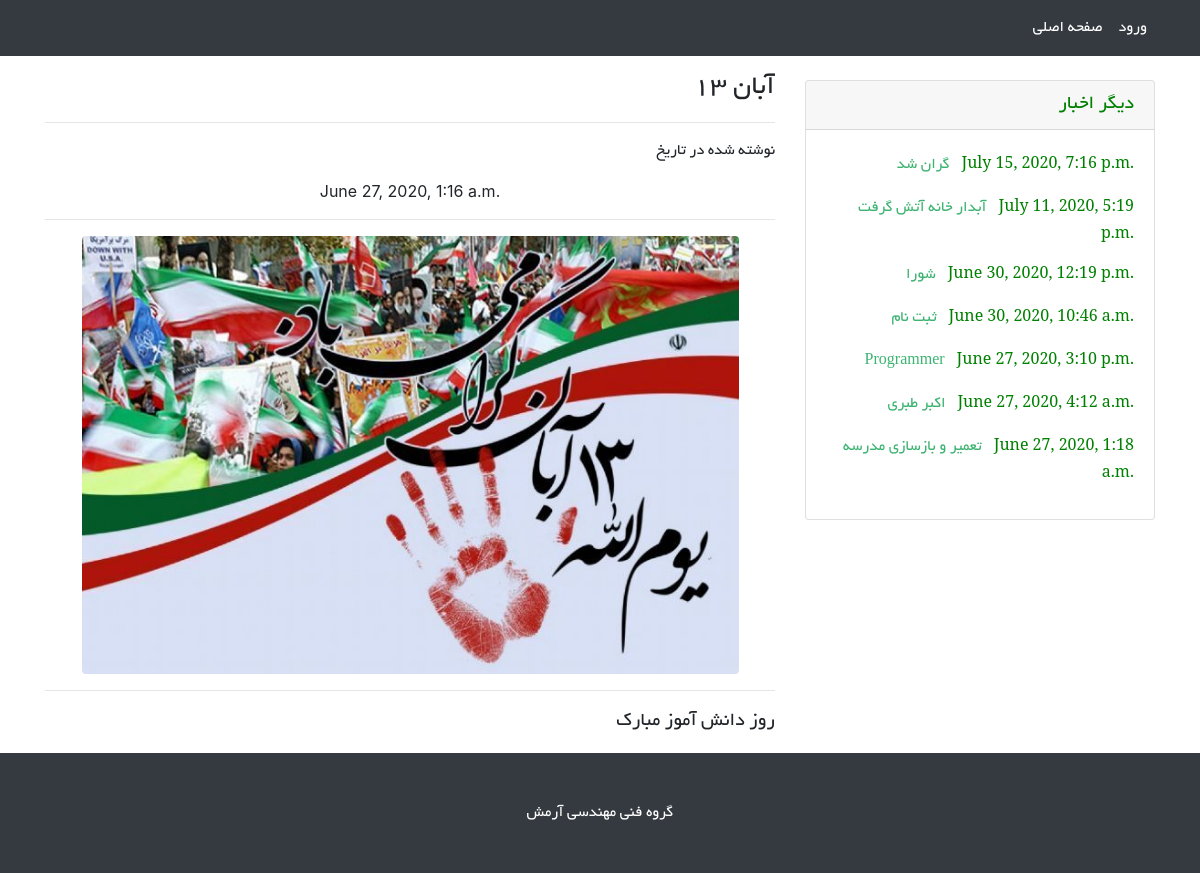
Page /news/1 on the earlier database version.
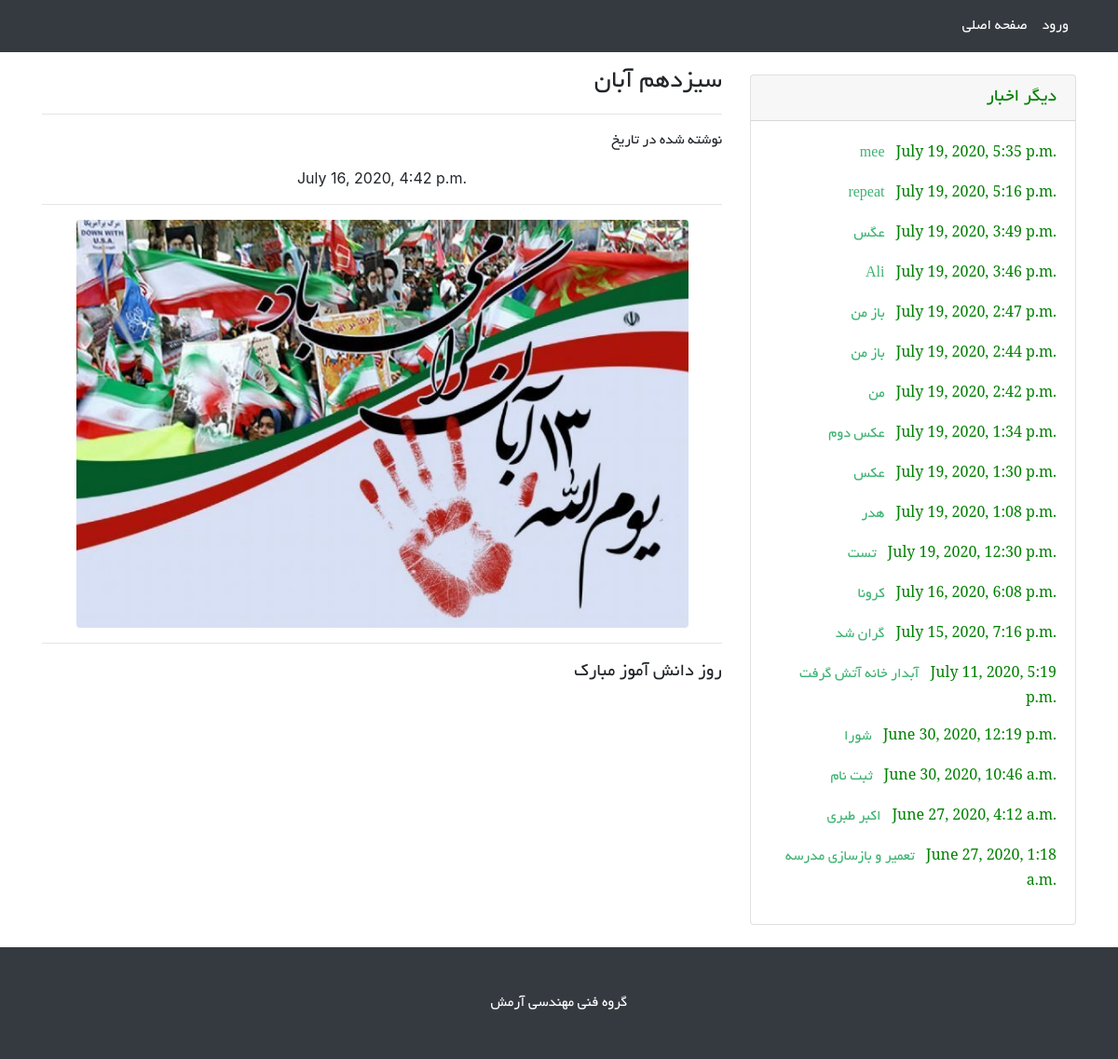
Same page on the later database version.
### news/models.py (models this page shows, shortened)
class News(models.Model):
    title = models.CharField(max_length = 300)
    explanation = models.TextField()
    time = models.DateTimeField(auto_now=True)
    image = models.ImageField(upload_to='news'  , validators=[news_image_size])
    class Meta:
        ordering = ('-time',)
        verbose_name_plural = "اخبار مدرسه"

### news/views.py (the view)
# urls.py: path('<int:pk>' , views.this_new , name='this_new')
def this_new(request  , pk = None , template_name = 'news/this_new.html'):
    new = News.objects.get(id = pk)
    data_to_send = {}
    data_to_send['new'] = new
    news = News.objects.exclude(id = new.id)[:20]
    data_to_send['news'] = news
    return render(request , template_name , data_to_send )

### news/templates/news/this_new.html (shortened to what this page needs)
{% load static %}
<!DOCTYPE html>
<html lang="en">
{% load jalali_tags%}
<link rel="stylesheet" type="text/css" href=" {% static "pfont.css"  %}">
<head>
  <link rel="stylesheet" type="text/css" href=" {% static "pfont.css"  %}">
  <link href="{% static 'news/vendor/bootstrap/css/bootstrap.min.css' %}" rel="stylesheet">
  <link href="{% static 'news/css/blog-post.css' %}" rel="stylesheet">
</head>
<body>
  <nav class="navbar navbar-expand-lg navbar-dark bg-dark fixed-top" >
    <div class="container">
      <div class="collapse navbar-collapse" id="navbarResponsive" >
        <ul class="navbar-nav ml-auto" style="text-align: center;">
          <li class="nav-item active">
            <a class="nav-link" href="/../../" style='font-family: "byekan" ;'>صفحه اصلی
            </a>
          </li>
          <li class="nav-item active">
            <a class="nav-link" href="/login"  style='font-family: "byekan"'>ورود</a>
          </li>
        </ul>
      </div>
    </div>
  </nav>
  <div class="container" style="align-content: right; text-align: right;">
    <div class="row">
      <div class="col-lg-8" >
        <h3 class="mt-3" style="font-family: 'byekan'">{{new.title}}</h1>
        <hr>
         <p style="font-family: 'byekan'"> نوشته شده در تاریخ</p> <p style="text-align: center;"> {{ new.time|to_jalali:' %y/%m/%d %H:%M' }}</p>
        <hr>
        <div class="text-center">
          <img src={{new.image.url}} class="rounded" alt="..."  width='90%' height='60%'>
        </div>
        <hr>
         <blockquote class="blockquote">
          <p class="mb-0" style="font-family: 'byekan'">{{new.explanation}}</p>
        </blockquote>
      </div>
      <div class="col-md-4">
        <div class="card my-4">
          <h5 class="card-header" style='font-family:"byekan" ; color:green'>دیگر اخبار</h5>
          <div class="card-body">
            {% for new in news %}
            <p style='font-family:"serif" ;color:green; font-szie:15 '>
            <a href='./{{new.id}}' style='font-family:"byekan" ; color:MediumSeaGreen ;  '>
            {{new.title}}  </a> &nbsp; {{new.time|to_jalali:' %y/%m' }} </p>
            {% endfor %}
          </div>
        </div>
      </div>
    </div>
  </div>
  <footer class="py-5 bg-dark">
    <div class="container">
      <p class="m-0 text-center text-white" style="font-family: 'byekan';">گروه فنی مهندسی آرمش</p>
    </div>
  </footer>
</body>
</html>

Differences in the rows shown:
removed News: title "Programmer", time|to_jalali "June 27, 2020, 3:10 p.m."
changed News "روز دانش آموز مبارک": title "۱۳ آبان" → "سیزدهم آبان"; time|to_jalali "June 27, 2020, 1:16 a.m." → "July 16, 2020, 4:42 p.m."
added News: title "mee", time|to_jalali "July 19, 2020, 5:35 p.m."
added News: title "repeat", time|to_jalali "July 19, 2020, 5:16 p.m."
added News: title "عگس", time|to_jalali "July 19, 2020, 3:49 p.m."
added News: title "Ali", time|to_jalali "July 19, 2020, 3:46 p.m."
added News: title "باز من", time|to_jalali "July 19, 2020, 2:47 p.m."
added News: title "باز من", time|to_jalali "July 19, 2020, 2:44 p.m."
added News: title "من", time|to_jalali "July 19, 2020, 2:42 p.m."
added News: title "عکس دوم", time|to_jalali "July 19, 2020, 1:34 p.m."
added News: title "عکس", time|to_jalali "July 19, 2020, 1:30 p.m."
added News: title "هدر", time|to_jalali "July 19, 2020, 1:08 p.m."
added News: title "تست", time|to_jalali "July 19, 2020, 12:30 p.m."
added News: title "کرونا", time|to_jalali "July 16, 2020, 6:08 p.m."
